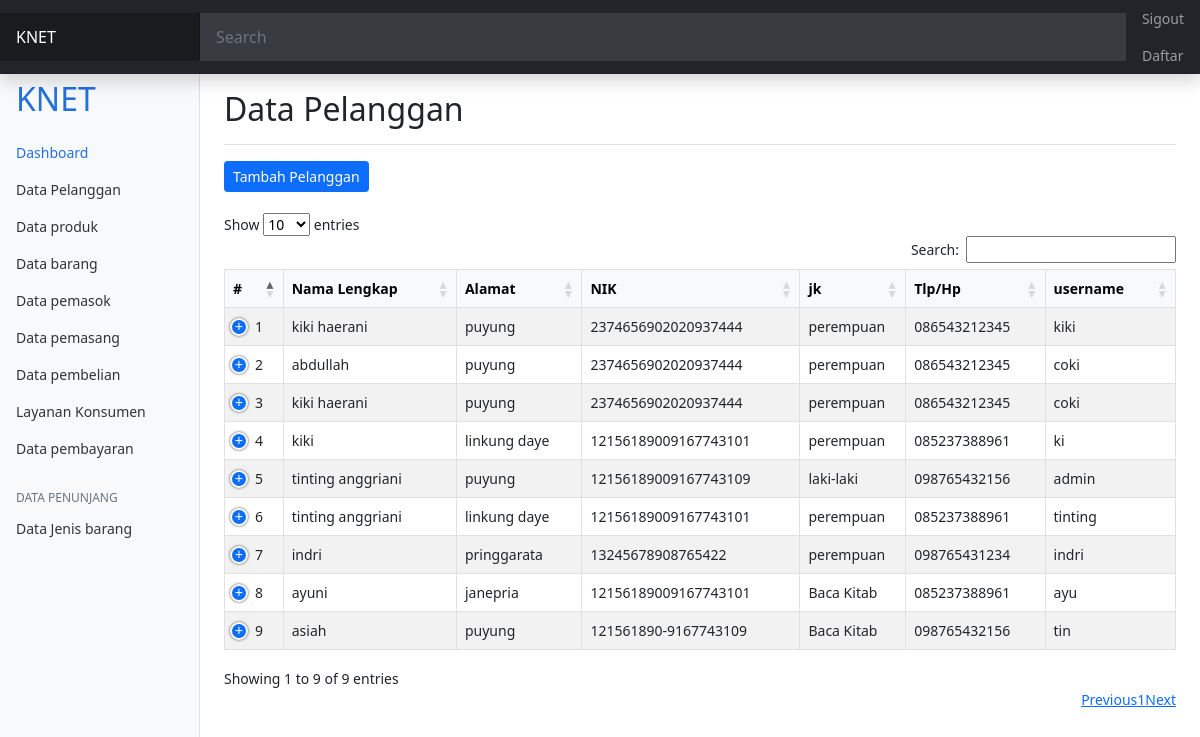
/user/data_user.php (signed in), run on the app's committed database.
### tables this page shows
CREATE TABLE IF NOT EXISTS `registerasi` (
  `id_registrasi` int(11) NOT NULL AUTO_INCREMENT,
  `nama_lengkap` varchar(50) NOT NULL,
  `nik` varchar(30) NOT NULL,
  `tlp` varchar(30) NOT NULL,
  `alamat` varchar(50) NOT NULL,
  `username` varchar(50) NOT NULL,
  `created_at` datetime DEFAULT CURRENT_TIMESTAMP,
  `jk` varchar(20) NOT NULL,
  `password` varchar(50) NOT NULL,
  PRIMARY KEY (`id_registrasi`)
);

### user/data_user.php (the view, shortened to what this page needs)
 <?php
include "../layout/header.php";
include "../config/koneksi.php";
$sql = mysqli_query($koneksi, "SELECT * FROM registerasi");
?>
<main class="col-md-9 ms-sm-auto col-lg-10 px-md-4">
	<div class="d-flex justify-content-between flex-wrap flex-md-nowrap align-items-center pt-3 pb-2 mb-3 border-bottom">
	<h1 class="h2">Data Pelanggan</h1>
	</div>
	<a href="frm_tabah_user.php" class="btn btn-sm btn-primary">Tambah Pelanggan</button></a>
	<br><br>
	<div class="table-responsive">
		<table class="table table-striped table-bordered display nowrap" id="example" style="width:100%">
		<thead class="table-light">
		<tr>
			<th scope="col">#</th>
			<th scope="col">Nama Lengkap</th>
			<th scope="col">Alamat</th>
			<th scope="col">NIK</th>
			<th scope="col">jk</th>
			<th scope="col">Tlp/Hp</th>
			<th scope="col">username</th>
		</tr>
		</thead>
		<tbody>
		<?php
			$no = 1;
			while ($rs = mysqli_fetch_assoc($sql)) : ?>
			<tr>
				<td><?= $no; ?></td>
				<td><?= $rs['nama_lengkap']; ?></td>
				<td><?= $rs['alamat']; ?></td>
				<td><?= $rs['nik']; ?></td>
				<td><?= $rs['jk']; ?></td>
				<td><?= $rs['tlp']; ?></td>
				<td><?= $rs['username']; ?></td>
			</tr>
			<?php
				$no++;
				endwhile;
				?>
			</tbody>
				</table>
					</div>
		</main>
		<?php
		include "../layout/footer.php";
		?>

### assets/css/dashboard.css (style rules this page uses)
body { font-size: .875rem; }

### data on the page
registerasi: nama_lengkap "kiki haerani", alamat "puyung", nik "2374656902020937444", jk "perempuan", tlp "086543212345", username "kiki"
registerasi: nama_lengkap "abdullah", alamat "puyung", nik "2374656902020937444", jk "perempuan", tlp "086543212345", username "coki"
registerasi: nama_lengkap "kiki haerani", alamat "puyung", nik "2374656902020937444", jk "perempuan", tlp "086543212345", username "coki"
registerasi: nama_lengkap "kiki", alamat "linkung daye", nik "12156189009167743101", jk "perempuan", tlp "085237388961", username "ki"
registerasi: nama_lengkap "tinting anggriani", alamat "puyung", nik "12156189009167743109", jk "laki-laki", tlp "098765432156", username "admin"
registerasi: nama_lengkap "tinting anggriani", alamat "linkung daye", nik "12156189009167743101", jk "perempuan", tlp "085237388961", username "tinting"
registerasi: nama_lengkap "indri", alamat "pringgarata", nik "13245678908765422", jk "perempuan", tlp "098765431234", username "indri"
registerasi: nama_lengkap "ayuni", alamat "janepria", nik "12156189009167743101", jk "Baca Kitab", tlp "085237388961", username "ayu"
registerasi: nama_lengkap "asiah", alamat "puyung", nik "121561890-9167743109", jk "Baca Kitab", tlp "098765432156", username "tin"
